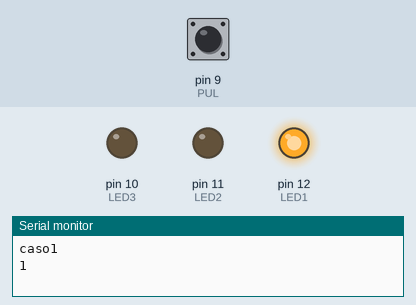
Simulated run of this program. Board: Arduino Uno, built with avr-gcc and run on an emulated ATmega328P. On the bench: output pins drawn as LEDs (lit = HIGH), the last lines printed to the serial monitor. The inputs (shaded band) are chosen by the test bench; at power-on: pin 9 (PUL) LOW.

Above: at 1.3 s.
1.4 s: pin 9 (PUL) driven HIGH
At 3.3 s:
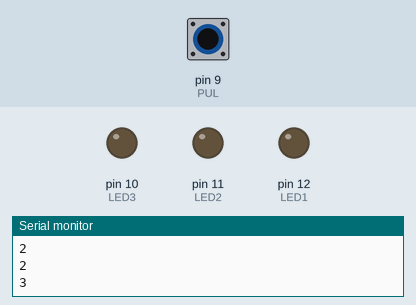
4.4 s: pin 9 (PUL) driven LOW
At 6.0 s:
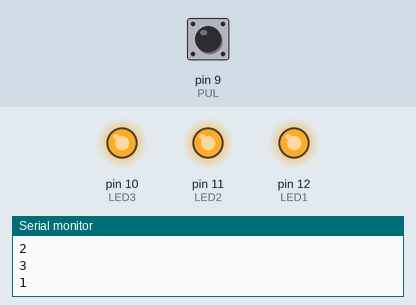
6.5 s: pin 9 (PUL) pulsed HIGH 5 times (0.12 s each, 0.3 s apart)
At 10.9 s:
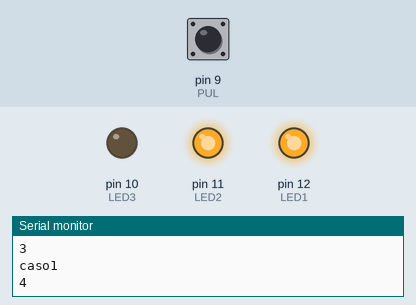
Timing chart, 0 to 17.0 s (numbered marks = the images above; inputs shaded):
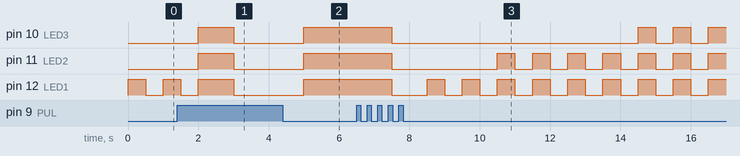

The program:

main.cpp
```cpp
#include <Arduino.h>

int LED1 = 12; //Definimos led1 como 12
int LED2 = 11;
int LED3 = 10;
int PUL = 9; //Definimos el pulsador en el pin 9 fisico
int dpul = 0; //Definimos valor inicial al pulsador
int numerador = 0; //Definimos una variable de contador
int valorpul = 0; //Difinemos una variable de posición del pulsador

void setup() {
  pinMode(LED1, OUTPUT); //Definimos el led1 como salida
  pinMode(LED2, OUTPUT);
  pinMode(LED3, OUTPUT);
  pinMode(PUL, INPUT); //Definimos el pulsador como entrada
  Serial.begin(9600); //Definimos los badaudios de transmisión con el PC

}

void parpadeoled1(){
  digitalWrite(LED1, HIGH); //El led1 se enciende
  if(digitalRead(PUL)==HIGH){
    valorpul++;
    Serial.println(valorpul);
  }
  delay(500); //Espera de medio segundo
  digitalWrite(LED1, LOW); //El led1 se apaga
  if(digitalRead(PUL)==HIGH){
    valorpul++;
    Serial.println(valorpul);
  }
  delay(500);
  numerador++; //Aumentamos numerador a una unidad
  Serial.println("caso1"); //mandamos mensaje predeterminado
  Serial.println(numerador); //mandamos el dato, que sera el numero del numerador
}

void parpadeoled2(){
  digitalWrite(LED1, HIGH);
  digitalWrite(LED2, HIGH);
  if(digitalRead(PUL)==HIGH){
    valorpul++;
    Serial.println(valorpul);
  }
  delay(500);
  digitalWrite(LED1, LOW);
  digitalWrite(LED2, LOW);
  if(digitalRead(PUL)==HIGH){
    valorpul++;
    Serial.println(valorpul);
  }
  delay(500);
  numerador++;
  Serial.println("caso2");
  Serial.println(numerador);
}

void parpadeoled3(){
  digitalWrite(LED1, HIGH);
  digitalWrite(LED2, HIGH);
  digitalWrite(LED3, HIGH);
  if(digitalRead(PUL)==HIGH){
    valorpul++;
    Serial.println(valorpul);
  }
  delay(500);
  digitalWrite(LED1, LOW);
  digitalWrite(LED2, LOW);
  digitalWrite(LED3, LOW);
  if(digitalRead(PUL)==HIGH){
    valorpul++;
    Serial.println(valorpul);
  }
  delay(500);
  numerador++;
  Serial.println("caso3");
  Serial.println(numerador);
}

void estatico(){
  digitalWrite(LED1, HIGH);
  digitalWrite(LED2, HIGH);
  digitalWrite(LED3, HIGH);
}

void apagado(){
  digitalWrite(LED1, LOW);
  digitalWrite(LED2, LOW);
  digitalWrite(LED3, LOW);
}

void loop() {

//hacemos un registro del estado del pulsador y lo declaramos en dpul
  if(digitalRead(PUL)==HIGH){ //Si el dato del pulsador es alto o pulsador, aumentamos 1 al valor del pulso
    valorpul++;
    Serial.println(valorpul); // Esto lo imprimimos en el serial para tener noción de lo sucedido
    delay(1000); //Incorporamos un retraso de 1 segundo para prevenir los rebotes
  }

  if(numerador>=0 && numerador<=3 && valorpul == 0){ //Si el valor de numerador esta entre 0 y 3 y el pulsador en la configuración 0, hacemos llamada del parpadeoled1
    parpadeoled1();
  }

  if(numerador>=4 && numerador<=7 && valorpul == 0){
    parpadeoled2();
  }

  if(numerador>=8 && numerador<=11 && valorpul == 0){
    parpadeoled3();
  }

  if(numerador >= 12 && valorpul == 0){ //Si el valor de numerador es igual o mayor a 12 y el pulsador en la configuración 0, se resetea el numerador.
    numerador = 0;
  }

  if(valorpul == 1){ //Si el valor de valorpul es de 1, se hace llamada a la configuración estatico
    estatico();
  }

  if(valorpul == 2){
    apagado();
  }

  if(valorpul == 3){ //Si el valor de valorpul llega a 3, se resetea a 0 para volver a la configuración inicial.
    valorpul=0;
  }

}
```

Measured:
- after the input at 1.4 s, pin 10 (LED3): LOW → HIGH after 0.60 s, → LOW 1.0 s later; pin 11 (LED2): LOW → HIGH after 0.60 s instead of 2.6 s
- after the input at 4.4 s, pin 10 (LED3), pin 11 (LED2), pin 12 (LED1): goes on until 5.0 s, then stays HIGH
- after the input at 6.5 s, pin 10 (LED3), pin 11 (LED2), pin 12 (LED1): HIGH → LOW after 1.0 s, then repeats every 1.0 s: HIGH 0.50 s, LOW 0.50 s
